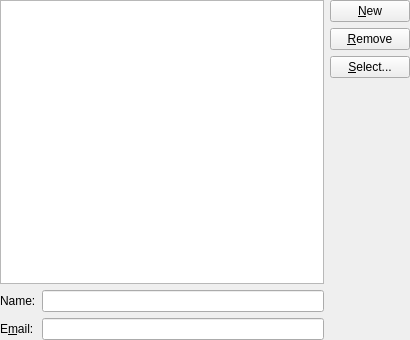
<?xml version="1.0" encoding="UTF-8"?>
<ui version="4.0">
 <class>PublishDialog_base</class>
 <widget class="QWidget" name="PublishDialog_base">
  <property name="geometry">
   <rect>
    <x>0</x>
    <y>0</y>
    <width>410</width>
    <height>340</height>
   </rect>
  </property>
  <layout class="QGridLayout" name="gridLayout_2">
   <property name="leftMargin">
    <number>0</number>
   </property>
   <property name="topMargin">
    <number>0</number>
   </property>
   <property name="rightMargin">
    <number>0</number>
   </property>
   <property name="bottomMargin">
    <number>0</number>
   </property>
   <property name="spacing">
    <number>6</number>
   </property>
   <item row="0" column="0">
    <widget class="QListWidget" name="mListWidget">
     <property name="minimumSize">
      <size>
       <width>300</width>
       <height>250</height>
      </size>
     </property>
     <property name="toolTip">
      <string>The list of addressees to receive the invitation</string>
     </property>
     <property name="whatsThis">
      <string>This is a list of all the addresses you have currently selected to receive the iCalendar invitation.</string>
     </property>
    </widget>
   </item>
   <item row="0" column="1" rowspan="2">
    <layout class="QVBoxLayout" name="verticalLayout_2">
     <item>
      <layout class="QVBoxLayout" name="verticalLayout">
       <item>
        <widget class="QPushButton" name="mNew">
         <property name="toolTip">
          <string>Create a new recipient</string>
         </property>
         <property name="whatsThis">
          <string>Click this button and you will be able to enter a name and email for a new addressee to add to the recipients list</string>
         </property>
         <property name="text">
          <string>&amp;New</string>
         </property>
        </widget>
       </item>
       <item>
        <widget class="QPushButton" name="mRemove">
         <property name="toolTip">
          <string>Remove the recipient currently selected</string>
         </property>
         <property name="whatsThis">
          <string>Click this button to remove the recipient currently selected from the list</string>
         </property>
         <property name="text">
          <string>&amp;Remove</string>
         </property>
        </widget>
       </item>
       <item>
        <widget class="QPushButton" name="mSelectAddressee">
         <property name="toolTip">
          <string>Select a recipient from your address book</string>
         </property>
         <property name="whatsThis">
          <string>Click this button to show another dialog where you will be able to select a recipient from your address book</string>
         </property>
         <property name="text">
          <string>&amp;Select...</string>
         </property>
        </widget>
       </item>
      </layout>
     </item>
     <item>
      <spacer>
       <property name="orientation">
        <enum>Qt::Vertical</enum>
       </property>
       <property name="sizeType">
        <enum>QSizePolicy::Expanding</enum>
       </property>
       <property name="sizeHint" stdset="0">
        <size>
         <width>14</width>
         <height>258</height>
        </size>
       </property>
      </spacer>
     </item>
    </layout>
   </item>
   <item row="1" column="0">
    <layout class="QGridLayout" name="gridLayout">
     <item row="0" column="0">
      <widget class="QLabel" name="TextLabel1">
       <property name="text">
        <string comment="recipient name">Name:</string>
       </property>
       <property name="buddy">
        <cstring>mNameLineEdit</cstring>
       </property>
      </widget>
     </item>
     <item row="0" column="1">
      <widget class="QLineEdit" name="mNameLineEdit">
       <property name="toolTip">
        <string>The recipient's name</string>
       </property>
       <property name="whatsThis">
        <string>This field contains the name of the recipient</string>
       </property>
       <property name="ClearButtonEnabled" stdset="0">
        <bool>true</bool>
       </property>
      </widget>
     </item>
     <item row="1" column="0">
      <widget class="QLabel" name="TextLabel2">
       <property name="text">
        <string comment="recipient email">E&amp;mail:</string>
       </property>
       <property name="buddy">
        <cstring>mEmailLineEdit</cstring>
       </property>
      </widget>
     </item>
     <item row="1" column="1">
      <widget class="QLineEdit" name="mEmailLineEdit">
       <property name="toolTip">
        <string>The recipient's email address</string>
       </property>
       <property name="whatsThis">
        <string>This field contains the email address of the recipient</string>
       </property>
       <property name="text">
        <string/>
       </property>
       <property name="ClearButtonEnabled" stdset="0">
        <bool>true</bool>
       </property>
      </widget>
     </item>
    </layout>
   </item>
  </layout>
 </widget>
 <tabstops>
  <tabstop>mListWidget</tabstop>
  <tabstop>mNew</tabstop>
  <tabstop>mRemove</tabstop>
  <tabstop>mSelectAddressee</tabstop>
  <tabstop>mNameLineEdit</tabstop>
  <tabstop>mEmailLineEdit</tabstop>
 </tabstops>
 <resources/>
 <connections/>
</ui>
